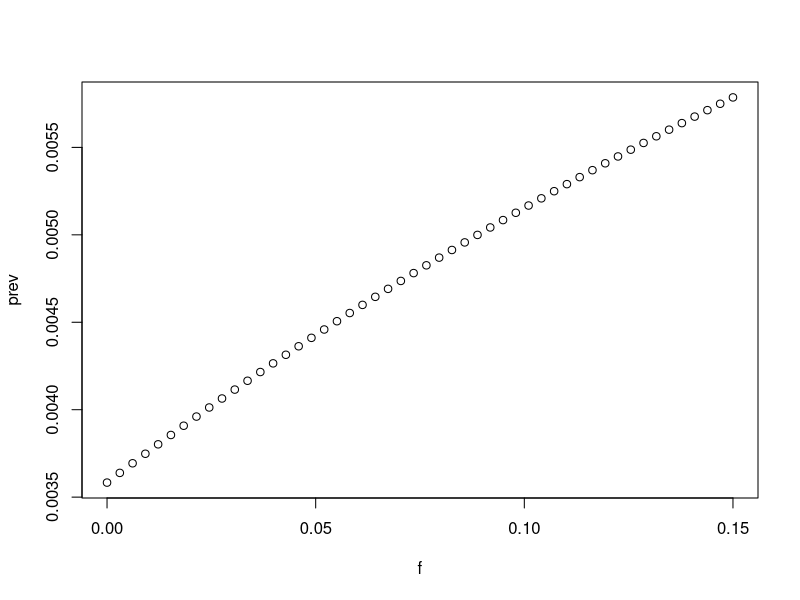

Write R code to recreate this figure.
rm(list=ls(all=TRUE)) #clears workspace

K = 1000000
gamma = 91.25#E -> I
rho = 30#I -> C
lambda = 0.5#force of infection
b = 1.2#births
mu = 0.15#natural mortality
c <- (b - mu)/K#strength of density dependence
alpha = 2#disease mortality

f <- seq(0,0.15,length=50)

Nstar <- K - f/c
Istar_n <- (gamma*lambda)*(b*K + 2*f*K - (b*f)/c - (f^2)/c - c*K^2) 
Istar_d <- ((mu+f+alpha+rho)*(mu+f+gamma)*(mu+f+lambda))
Istar <- Istar_n/Istar_d
prev <- Istar/Nstar

plot(f,prev)